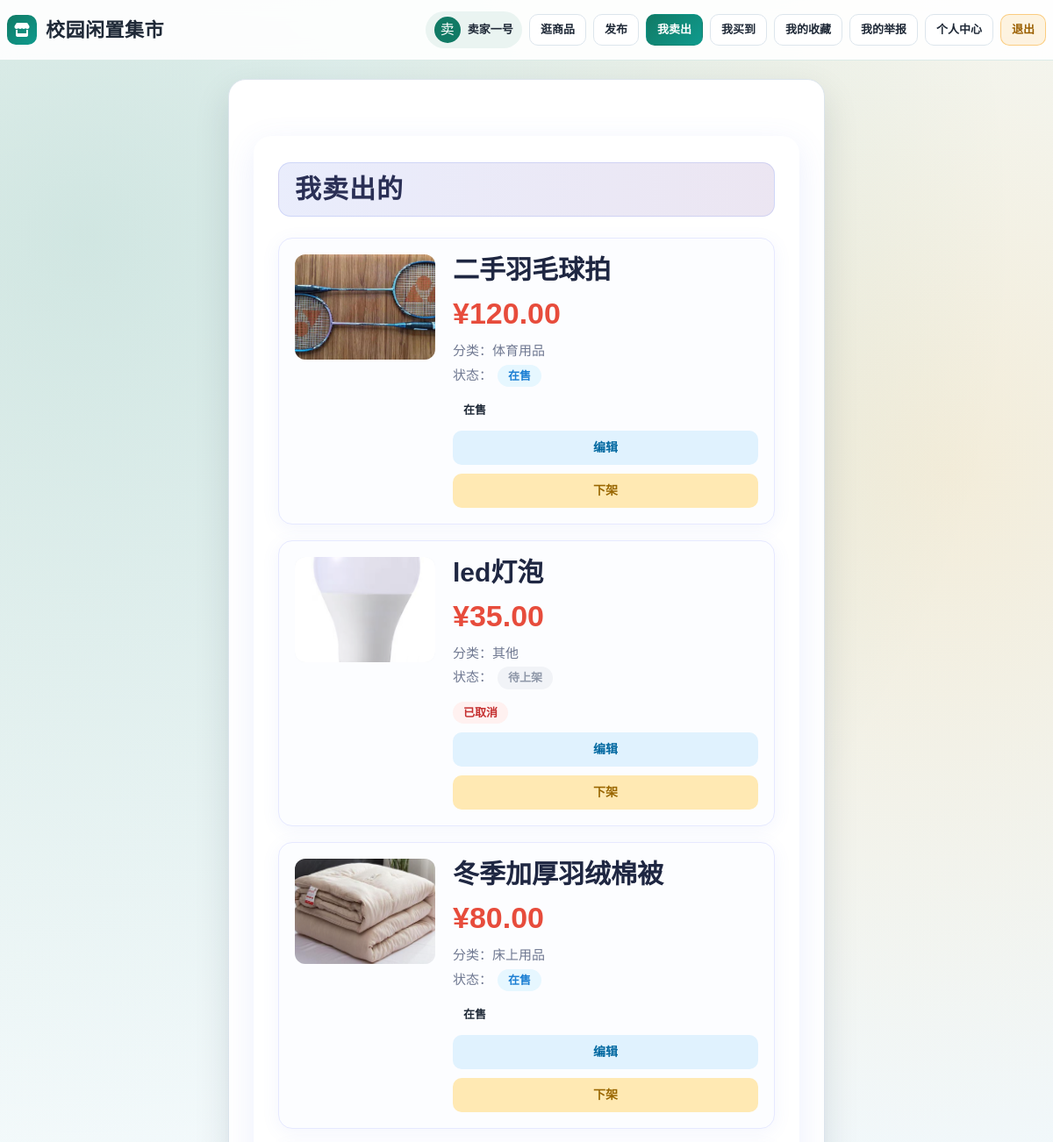
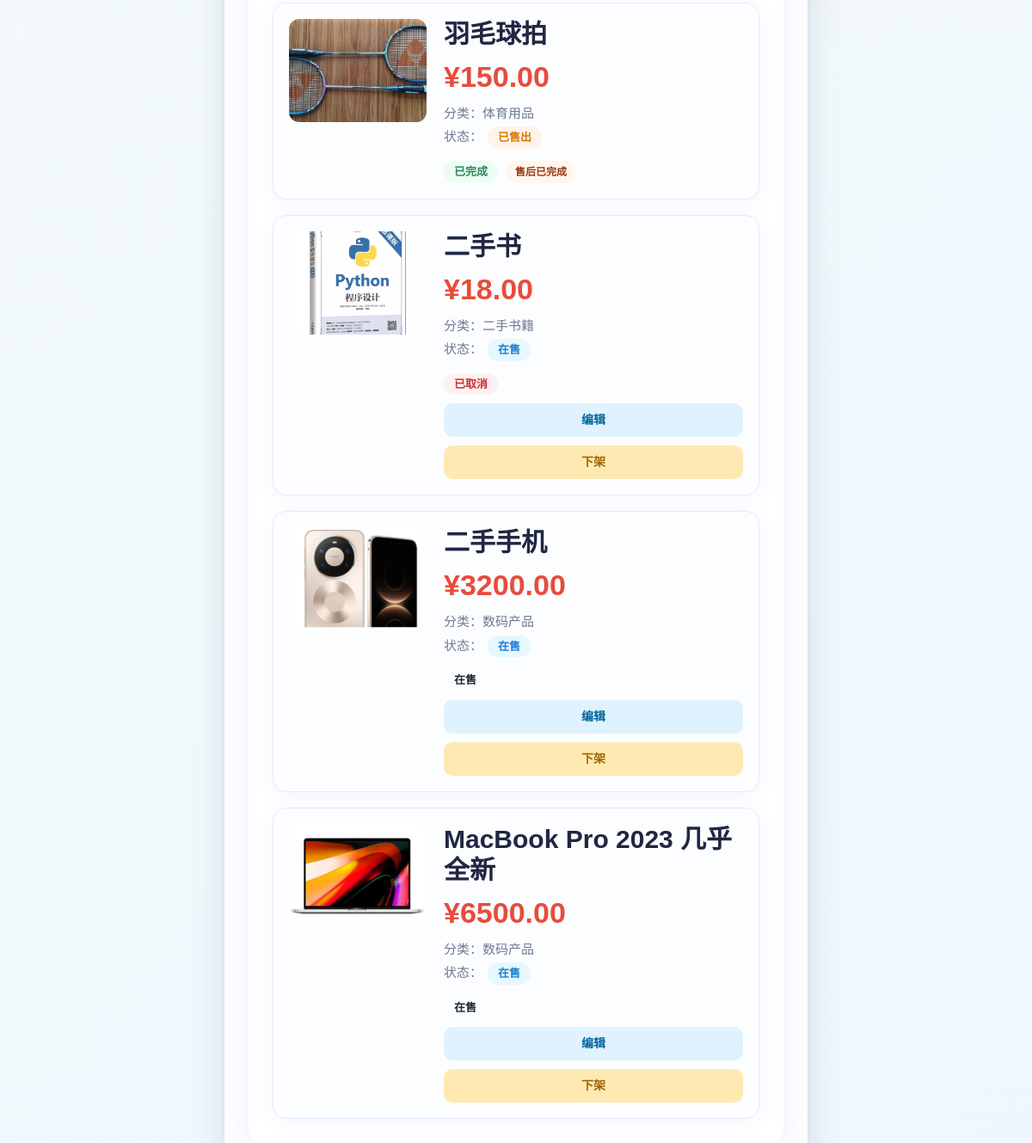
Page /personal/goods/ (signed in) on the committed database (2 pictures, top to bottom).
### core/models.py (models this page shows, shortened)
class UserProfile(models.Model):
    user = models.OneToOneField('auth.User', on_delete=models.CASCADE, verbose_name='关联用户')
    nickname = models.CharField(max_length=50, null=True, blank=True, verbose_name='昵称')
    mobile = models.CharField(max_length=11, unique=True, verbose_name='手机号')
    avatar = models.ImageField(upload_to='avatar/', null=True, blank=True, verbose_name='头像')
    school = models.CharField(max_length=50, null=True, blank=True, verbose_name='学校')
    create_time = models.DateTimeField(auto_now_add=True, verbose_name='创建时间')
    class Meta:
        verbose_name = '用户扩展'
        verbose_name_plural = verbose_name

class Goods(models.Model):
    STATUS_CHOICES = (
        (0, '待上架'),
        (1, '在售'),
        (2, '已售出'),
    )
    title = models.CharField(max_length=100, verbose_name='商品标题')
    price = models.DecimalField(max_digits=10, decimal_places=2, verbose_name='商品价格')
    desc = models.TextField(verbose_name='商品描述')
    image = models.ImageField(upload_to='goods/', null=True, blank=True, verbose_name='商品图片')
    category = models.ForeignKey(Category, on_delete=models.CASCADE, verbose_name='所属分类')
    seller = models.ForeignKey('auth.User', on_delete=models.CASCADE, verbose_name='卖家')
    status = models.IntegerField(choices=STATUS_CHOICES, default=1, verbose_name='商品状态')
    stock = models.PositiveIntegerField(default=1, verbose_name='库存')
    is_sold = models.BooleanField(default=False, verbose_name='已售出')
    ai_description = models.TextField(null=True, blank=True, verbose_name='AI生成描述')
    ai_price_suggestion = models.DecimalField(max_digits=10, decimal_places=2, null=True, blank=True, verbose_name='AI价格建议')
    create_time = models.DateTimeField(auto_now_add=True, verbose_name='创建时间')
    class Meta:
        verbose_name = '二手商品'
        verbose_name_plural = verbose_name

class Category(models.Model):
    name = models.CharField(max_length=50, unique=True, verbose_name='分类名称')
    desc = models.TextField(null=True, blank=True, verbose_name='分类描述')
    create_time = models.DateTimeField(auto_now_add=True, verbose_name='创建时间')
    class Meta:
        verbose_name = '商品分类'
        verbose_name_plural = verbose_name
        ordering = ['-create_time']  # 按创建时间倒序排列

class Order(models.Model):
    STATUS_CHOICES = (
        (0, '待付款'),
        (1, '已付款'),
        (2, '已完成'),
        (3, '已取消'),
    )
    order_no = models.CharField(max_length=32, unique=True, verbose_name='订单号')
    goods = models.ForeignKey(Goods, on_delete=models.CASCADE, verbose_name='关联商品')
    buyer = models.ForeignKey('auth.User', on_delete=models.CASCADE, verbose_name='买家')
    address = models.ForeignKey(Address, on_delete=models.SET_NULL, null=True, blank=True, verbose_name='收货地址')
    quantity = models.PositiveIntegerField(default=1, verbose_name='购买数量')
    amount = models.DecimalField(max_digits=10, decimal_places=2, verbose_name='订单金额')
    PAY_STATUS_UNPAID = 0
    PAY_STATUS_PAID = 1
    PAY_STATUS_CANCELLED = 2
    PAY_STATUS_CHOICES = (
        (PAY_STATUS_UNPAID, '未支付'),
        (PAY_STATUS_PAID, '已支付'),
        (PAY_STATUS_CANCELLED, '已取消'),
    )
    pay_status = models.IntegerField(choices=PAY_STATUS_CHOICES, default=PAY_STATUS_UNPAID, verbose_name='支付状态')
    status = models.IntegerField(choices=STATUS_CHOICES, default=0, verbose_name='订单状态')
    ORDER_STATUS_PENDING = 0
    ORDER_STATUS_PAID = 1
    ORDER_STATUS_PENDING_DELIVERY = 2
    ORDER_STATUS_DELIVERED = 3
    ORDER_STATUS_COMPLETED = 4
    ORDER_STATUS_CANCELLED = 5
    ORDER_STATUS_CHOICES = (
        (ORDER_STATUS_PENDING, '待支付'),
        (ORDER_STATUS_PAID, '已支付'),
        (ORDER_STATUS_PENDING_DELIVERY, '待发货'),
        (ORDER_STATUS_DELIVERED, '已发货'),
        (ORDER_STATUS_COMPLETED, '已完成'),
        (ORDER_STATUS_CANCELLED, '已取消'),
    )
    order_status = models.IntegerField(choices=ORDER_STATUS_CHOICES, default=ORDER_STATUS_PENDING, verbose_name='订单流转状态')
    AFTERSALE_STATUS_NONE = 0
    AFTERSALE_STATUS_REQUESTED = 1
    AFTERSALE_STATUS_APPROVED = 2
    AFTERSALE_STATUS_REJECTED = 3
    AFTERSALE_STATUS_COMPLETED = 4
    AFTERSALE_STATUS_CHOICES = (
        (AFTERSALE_STATUS_NONE, '无售后'),
        (AFTERSALE_STATUS_REQUESTED, '售后申请中'),
        (AFTERSALE_STATUS_APPROVED, '卖家已同意'),
        (AFTERSALE_STATUS_REJECTED, '卖家已拒绝'),
        (AFTERSALE_STATUS_COMPLETED, '售后已完成'),
    )
    AFTERSALE_TYPE_REFUND = 'refund'
    AFTERSALE_TYPE_RETURN_REFUND = 'return_refund'
    AFTERSALE_TYPE_EXCHANGE = 'exchange'
    AFTERSALE_TYPE_REPAIR = 'repair'
    AFTERSALE_TYPE_CHOICES = (
        (AFTERSALE_TYPE_REFUND, '仅退款'),
        (AFTERSALE_TYPE_RETURN_REFUND, '退货退款'),
        (AFTERSALE_TYPE_EXCHANGE, '换货'),
        (AFTERSALE_TYPE_REPAIR, '维修/补发'),
    )
    logistics_no = models.CharField(max_length=128, null=True, blank=True, verbose_name='物流单号')
    logistics_company = models.CharField(max_length=64, null=True, blank=True, verbose_name='物流公司')
    logistics_info = models.CharField(max_length=255, null=True, blank=True, verbose_name='物流信息')
    deliver_time = models.DateTimeField(null=True, blank=True, verbose_name='发货时间')
    confirm_time = models.DateTimeField(null=True, blank=True, verbose_name='确认收货时间')
    cancel_reason = models.TextField(null=True, blank=True, verbose_name='取消原因')
    aftersale_status = models.IntegerField(choices=AFTERSALE_STATUS_CHOICES, default=AFTERSALE_STATUS_NONE, verbose_name='售后状态')
    aftersale_type = models.CharField(max_length=32, choices=AFTERSALE_TYPE_CHOICES, null=True, blank=True, verbose_name='售后类型')
    aftersale_reason = models.TextField(null=True, blank=True, verbose_name='售后原因')
    aftersale_reply = models.TextField(null=True, blank=True, verbose_name='卖家处理说明')
    aftersale_apply_time = models.DateTimeField(null=True, blank=True, verbose_name='售后申请时间')
    aftersale_handle_time = models.DateTimeField(null=True, blank=True, verbose_name='售后处理时间')
    aftersale_finish_time = models.DateTimeField(null=True, blank=True, verbose_name='售后完成时间')
    create_time = models.DateTimeField(auto_now_add=True, verbose_name='创建时间')
    class Meta:
        verbose_name = '订单'
        verbose_name_plural = verbose_name

### core/views.py (the view)
# urls.py: path('personal/goods/', views.my_goods, name='my_goods'),
@login_required(login_url='core:login')
def my_goods(request):
    goods_qs = Goods.objects.filter(seller=request.user).prefetch_related('order_set').order_by('-create_time')
    return render(request, 'core/my_goods.html', {'goods_list': goods_qs})

### core/templates/core/my_goods.html (shortened to what this page needs)
{% extends 'core/base.html' %}
{% block content %}
<div class="my-goods-container">
    <div class="my-goods-header my-goods-header-inline">
        <h2 class="my-goods-title-inline">我卖出的</h2>
    </div>
    {% if goods_list %}
    <div class="my-goods-list">
        {% for g in goods_list %}
        <div class="goods-card flex-row" data-goods-card-id="{{ g.id }}">
            <div class="goods-img-wrap card-img">
                {% if g.image %}
                    <img src="{{ g.image.url }}" alt="{{ g.title }}" class="goods-img">
                {% else %}
                    <div class="goods-img-placeholder"><i class="fas fa-image"></i></div>
                {% endif %}
            </div>
            <div class="goods-info card-info">
                <div class="goods-title">{{ g.title }}</div>
                <div class="goods-price">¥{{ g.price }}</div>
                <div class="goods-meta">分类：{{ g.category.name }}</div>
                <div class="goods-meta">状态：<span class="status-badge status-{{ g.status }}">{{ g.get_status_display }}</span></div>
                <div class="goods-actions">
                    {% with orders=g.order_set.all %}
                    {% if orders %}
                        {% with order=orders.0 %}
                            <div class="order-status-badge status-order-{{ order.order_status }}">{{ order.get_order_status_display }}</div>
                            {% if order.aftersale_status == 1 %}
                                <button
                                    class="btn btn-aftersale-handle"
                                    data-order-id="{{ order.id }}"
                                    data-buyer="{{ order.buyer.username|escape }}"
                                    data-type="{{ order.get_aftersale_type_display|escape }}"
                                    data-reason="{{ order.aftersale_reason|default:''|escape }}"
                                >处理售后</button>
                            {% elif order.aftersale_status == 2 %}
                                <span class="after-sale-status">已同意售后，等待买家确认</span>
                            {% elif order.aftersale_status == 3 %}
                                <span class="after-sale-status">售后已拒绝</span>
                            {% elif order.aftersale_status == 4 %}
                                <span class="after-sale-status">售后已完成</span>
                            {% elif order.order_status == 0 %}
                                <span class="status-text">等待买家支付</span>
                                <button class="btn btn-seller-cancel" data-order-id="{{ order.id }}">取消订单</button>
                            {% elif order.order_status == 1 %}
                                <button class="btn btn-gradient btn-ship" data-order-id="{{ order.id }}">发货</button>
                                <button class="btn btn-seller-cancel" data-order-id="{{ order.id }}">取消订单</button>
                            {% elif order.order_status == 3 %}
                                <button class="btn btn-secondary" disabled>等待买家确认</button>
                                {% if order.logistics_company and order.logistics_no %}
                                <div class="logistics-info">{{ order.logistics_company }}<br>{{ order.logistics_no }}</div>
                                {% endif %}
                            {% elif order.order_status == 4 %}
                                <button class="btn btn-success" disabled>交易完成</button>
                            {% elif order.order_status == 5 %}
                                <a href="{% url 'core:goods_edit' g.id %}" class="btn btn-edit">编辑</a>
                                <button class="btn btn-delist" data-goods-id="{{ g.id }}">下架</button>
                            {% else %}
                                <span class="status-text">{{ order.get_order_status_display }}</span>
                            {% endif %}
                        {% endwith %}
                    {% else %}
                        {% if g.status == 1 %}
                            <div class="order-status-badge status-onsale">在售</div>
                            <a href="{% url 'core:goods_edit' g.id %}" class="btn btn-edit">编辑</a>
                            <button class="btn btn-delist" data-goods-id="{{ g.id }}">下架</button>
                        {% elif g.status == 0 %}
                            <div class="delisted-action-wrap">
                                <div class="order-status-badge status-delisted single-delisted-badge">已下架</div>
                                <a href="{% url 'core:goods_edit' g.id %}" class="btn btn-relist">编辑/重新上架</a>
                            </div>
                        {% elif g.status == 2 %}
                            <div class="order-status-badge status-sold">已售出</div>
                            <span class="status-text" style="color: #999;">已售出</span>
                        {% endif %}
                    {% endif %}
                    {% endwith %}
                </div>
            </div>
        </div>
        {% endfor %}
    </div>
    {% else %}
    <div class="no-goods">
        <i class="fas fa-box-open"></i>
        <p>您还没有发布任何商品。</p>
    </div>
    {% endif %}
</div>
{% endblock %}

### core/templates/core/base.html (shortened to what this page needs)
<!DOCTYPE html>
<html lang="zh-CN">
<head>
    {% load static %}
    <link href="https://cdn.jsdelivr.net/npm/bootstrap@5.3.0/dist/css/bootstrap.min.css" rel="stylesheet">
    <link rel="stylesheet" href="https://cdnjs.cloudflare.com/ajax/libs/font-awesome/6.0.0/css/all.min.css">
</head>
<body>
    <nav id="siteHeader">
        <div class="nav-container">
            <a class="brand-link" href="{% url 'core:index' %}">
                <span class="brand-logo"><i class="fa-solid fa-store"></i></span>
                <span class="brand-title">校园闲置集市</span>
            </a>
            <div class="nav-right">
                {% url 'core:goods_list' as goods_list_url %}
                {% url 'core:goods_publish' as goods_publish_url %}
                {% url 'core:my_goods' as my_goods_url %}
                {% url 'core:order_list' as order_list_url %}
                {% url 'core:favorite_list' as favorite_list_url %}
                {% url 'core:my_reports' as my_reports_url %}
                {% url 'core:personal_center' as personal_center_url %}
                {% url 'core:logout' as logout_url %}
                {% url 'core:login' as login_url %}
                {% url 'core:register' as register_url %}
                {% if user.is_authenticated %}
                    <a href="{% url 'core:personal_center' %}" class="user-info-link">
                        {% if user.userprofile.avatar %}
                            <img src="{{ user.userprofile.avatar.url }}" alt="头像" class="user-avatar">
                        {% else %}
                            <span class="user-avatar" style="background:#117a65;color:#fff;display:flex;align-items:center;justify-content:center;">
                                {{ user.userprofile.nickname|default:user.username|slice:":1"|upper }}
                            </span>
                        {% endif %}
                        <span class="user-nickname">{{ user.userprofile.nickname|default:user.username }}</span>
                    </a>
                    <a href="{{ goods_list_url }}" class="nav-btn {% if request.path == goods_list_url %}nav-btn-primary{% endif %}">逛商品</a>
                    <a href="{{ goods_publish_url }}" class="nav-btn {% if request.path == goods_publish_url %}nav-btn-primary{% endif %}">发布</a>
                    <a href="{{ my_goods_url }}" class="nav-btn {% if request.path == my_goods_url %}nav-btn-primary{% endif %}">我卖出</a>
                    <a href="{{ order_list_url }}" class="nav-btn {% if request.path == order_list_url %}nav-btn-primary{% endif %}">我买到</a>
                    <a href="{{ favorite_list_url }}" class="nav-btn {% if request.path == favorite_list_url %}nav-btn-primary{% endif %}">我的收藏</a>
                    <a href="{{ my_reports_url }}" class="nav-btn {% if request.path == my_reports_url %}nav-btn-primary{% endif %}">我的举报</a>
                    <a href="{{ personal_center_url }}" class="nav-btn {% if request.path == personal_center_url %}nav-btn-primary{% endif %}">个人中心</a>
                    <a href="{{ logout_url }}" class="nav-btn nav-btn-secondary">退出</a>
                {% endif %}
            </div>
        </div>
    </nav>
    <main class="{% block container_class %}container{% endblock %}">
        {% block content %}{% endblock %}
    </main>
</body>
</html>

### rows in the picture
Goods: image (picture), title "二手羽毛球拍", price "120.00", category.name "体育用品", status "在售"
Goods: image (picture), title "led灯泡", price "35.00", category.name "其他", status "待上架"
Order: order_status "已取消"
Goods: image (picture), title "冬季加厚羽绒棉被", price "80.00", category.name "床上用品", status "在售"
Goods: image (picture), title "羽毛球拍", price "150.00", category.name "体育用品", status "已售出", shows "售后已完成"
Order: order_status "已完成"
Goods: image (picture), title "二手书", price "18.00", category.name "二手书籍", status "在售"
Order: order_status "已取消"
Goods: image (picture), title "二手手机", price "3200.00", category.name "数码产品", status "在售"
Goods: image (picture), title "MacBook Pro 2023 几乎全新", price "6500.00", category.name "数码产品", status "在售"

### other values in the picture
{{ user.userprofile.nickname|default:user.username|slice:":1"|upper }} "卖"
{{ user.userprofile.nickname|default:user.username }} "卖家一号"
